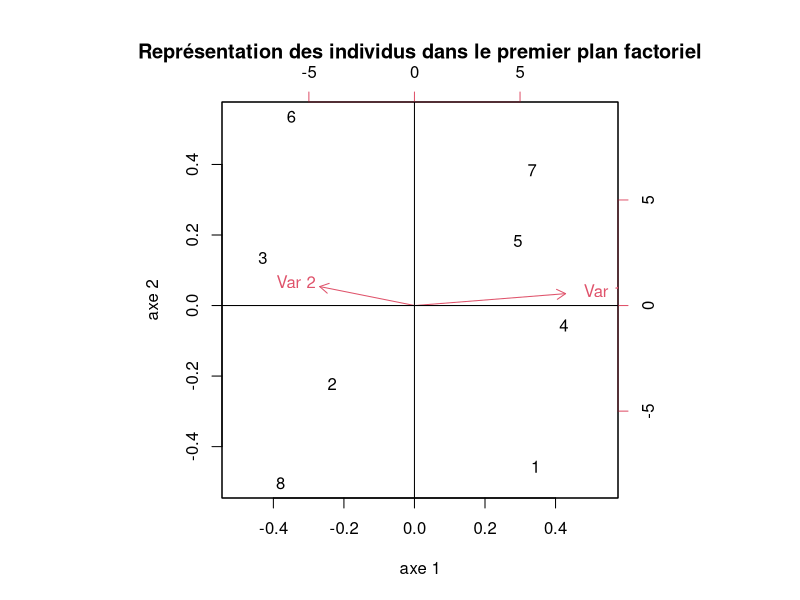

Source code (R):
# UV : SY19 - TP01
# 1. Exercice théorique
# Auteurs : Alice Ngwembou - Antoine Hars
# Fichier : exercice1.R

# http://lotybo.free.fr/upload/File/SY09/SY09%20TP3%20Positionnement%20multidimensionnel.pdf

library(MASS)
x = matrix(c(8.5, 1.5, 3.5, 5.0, 2, 6.5, 9.5, 1.5, 8.5, 2.5, 3, 6.5, 9, 2.5, 2, 5.5), 2)
x = t(x)

# Première partie : ACP
cent = scale(x, center = TRUE, scale = FALSE)
s = (1 / 8) * t(cent) %*% cent
diag = eigen(s)

# Les axes factoriels
u1 = diag$vectors[,1]
u2 = diag$vectors[,2]

landa1 = diag$values[1]
landa2 = diag$values[2]

# princomp(x)

# Calcul des pourcentages d'inertie expliquée
a = sum(diag$values)
axe_inertie1 = diag$values[1] / a * 100
axe_inertie2 = diag$values[2] / a * 100

compx = princomp(x)

png(file = "plots/biplot_exo1_princomp.png")
biplot(compx, main = "Représentation des individus dans le premier plan factoriel", ylab = "axe 2", xlab = "axe 1")
abline(lty = 1, a = 0, b = 0, col = 1)
abline(lty = 1, a = 0, b = 1000000, col = 1)
dev.off()

# 3)
m = diag(1, 2)
u = diag$vectors

# Matrice des composantes principales
C = x %*% m %*% u

# Calcul qui nous donne la matrice X
somme = C[,1] %*% t(u1) + C[,2] %*% t(u2)



# Deuxième partie : MDS
# 1)
d = dist(x, method = "euclidean")

# 2)
w1 = cent %*% t(cent)

id8 = diag(8)
distance <- as.matrix(d)
un = matrix(rep(1, 64), 8)
q8 = id8 - (1/8) * un
w2 = -(1/2) * q8 %*% distance^2 %*% q8

# 3)
n = 1 / 8
cent = scale(n * w1, center = TRUE, scale = FALSE)
vari = (1/8) * t(cent) %*% cent
diag = eigen(vari)
# Il faut montrer que les valeurs propres sont positives ou nulles.


# 4)
#dp = diag$vectors
#l = diag$values * id8

# 5)
#aftd = cmdscale(d, 2)

# 6)
#plot(aftd$points)
# Faire la comparaison

# 7)

aftd <- function (d) {

	# Transformation de la matrice de distances en matrice
	dim_mat = as.matrix(d)
	d2 = dim_mat^2

	# Récupération de la première dimension de la matrice (nbre de lignes = nbre d'individus)
	dimension = diag(dim(dim_mat))[1]

	# Création de la matrice identité
	id = diag(dimension)

	# Création de la matrice unitaire
	un = matrix(rep(1, dimension^2), dimension)

	# Création de la matrice Q de centrage
	q = id - (1/dimension) * un

	# Calcul de la matrice W
	w = -(1/2) * q %*% d2 %*% q

	# cent = scale((1 / dimension) * w, center = TRUE, scale = FALSE)
	# vari = (1 / dimension) * t(cent) %*% cent
	# diag = eigen(vari)

	# Matrice associée aux vecteurs propres
	V = eigen(1 / dimension * w)$vectors[,1:7]
	V = sqrt(dimension) * V

	# Matrice associées aux valeurs propres
	L = diag(c(eigen(1 / dimension * W)$values[1:7]))

	# Calcul composante principale
	C = V %*% sqrt(L)

	png(file = "plots/plot_mutations_aftd.png")
	plot(C, main = "AFTD : Représentation de mutations sur les 2 premiers axes factoriels",xlab = "axe1", ylab = "axe2", type = "n")
	text(C[,1], C[,2], letters[1:dimension])
	dev.off()
	
	# Calcul du pourcentage d'inertie pour les 2 premières valeurs propres
	quality2 = (diag(L)[1] + diag(L)[2]) / sum(eigen(1 / dimension * W) $values) * 100

	# Calcul du pourcentage d'inertie pour les 7 premières valeurs propres
	quality7 = (diag(L)[1] + diag(L)[2] + diag(L)[3] + diag(L)[4] + diag(L)[5] + diag(L)[6] + diag(L)[7]) / sum(eigen(1 / dimension * W) $values) * 100
	list(points = C, quality2 = quality2, quality7 = quality7)
}
